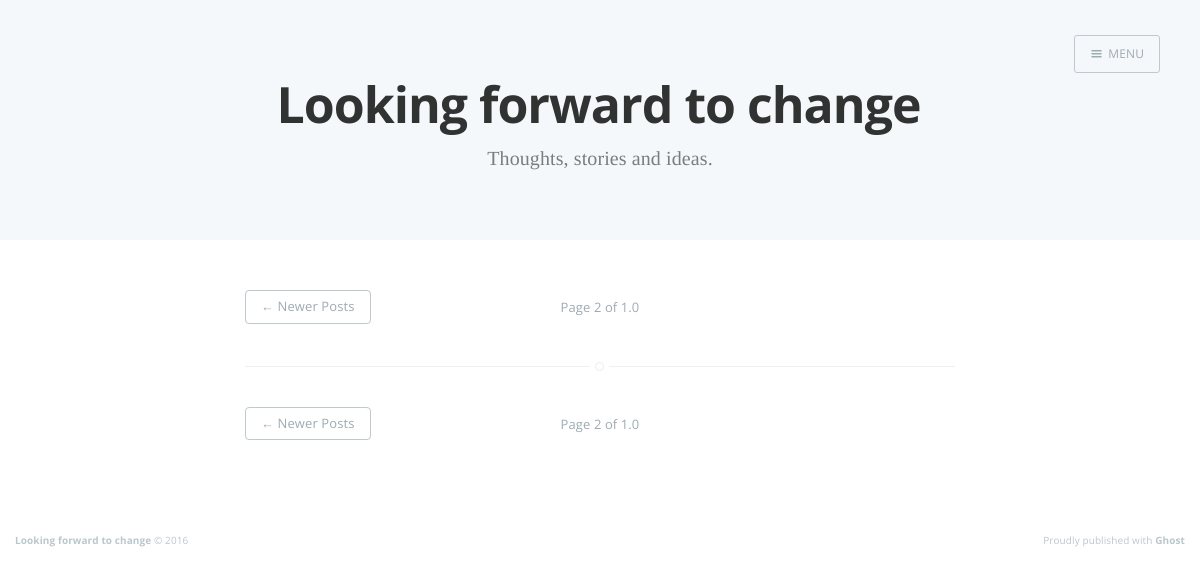
The app's page /blogs?page=2, older data.
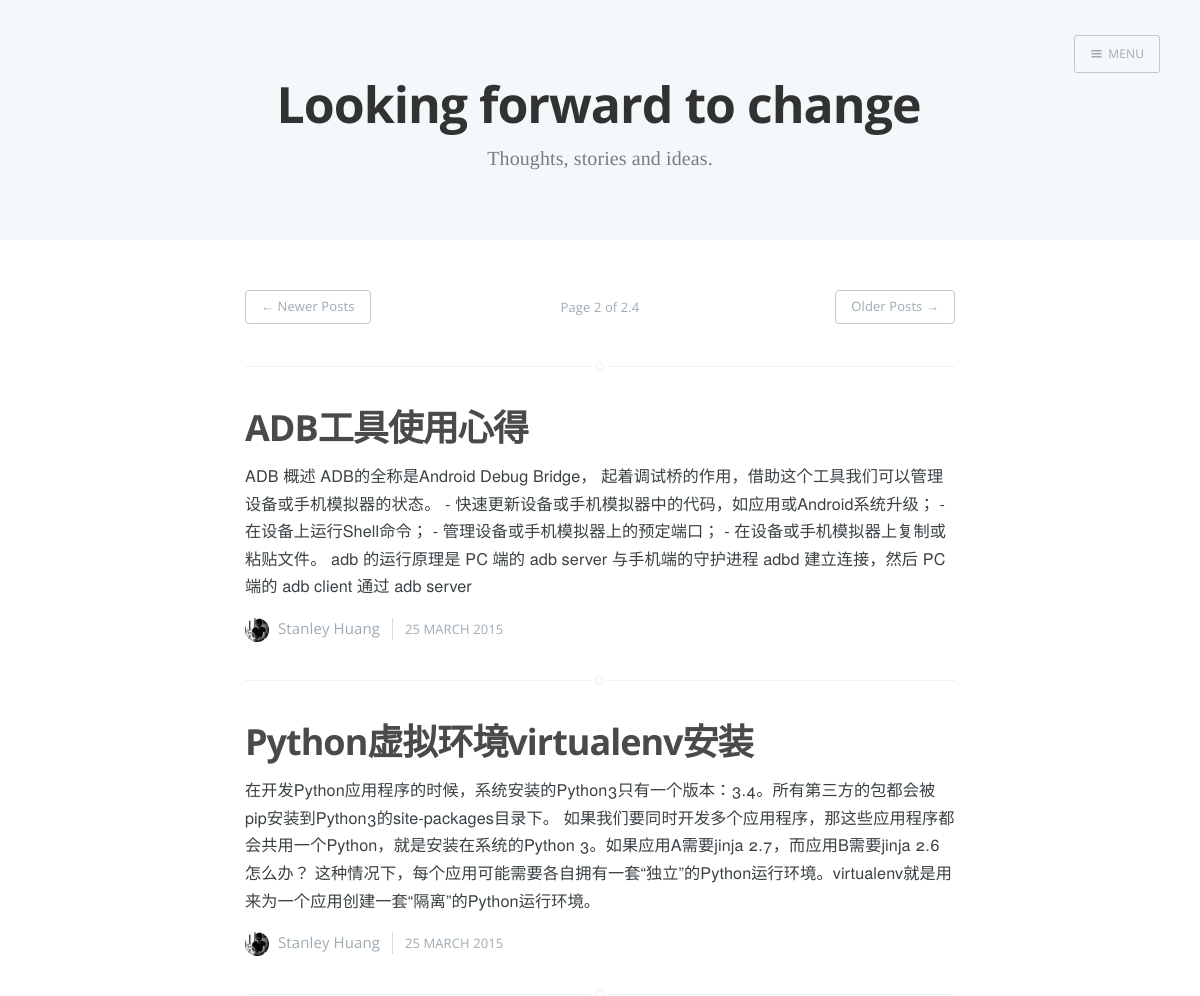
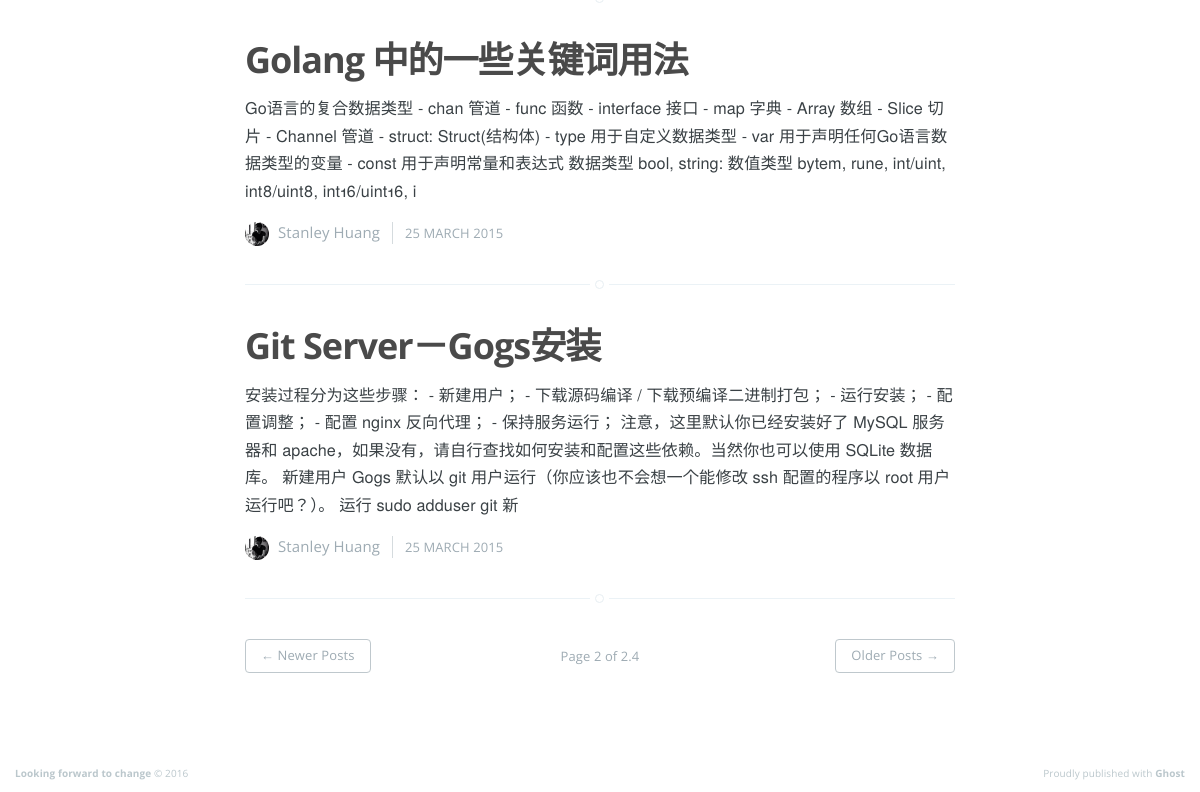
The same page, newer data (2 pictures, top to bottom).
### models.py (models this page shows, shortened)
class BaseModel(Model):
    class Meta:
        database = datebase

class Post(BaseModel):
    title = CharField(index=True, unique=True)
    content = TextField()
    timestamp = DateTimeField(default=datetime.now, index=True)
    status = IntegerField(default=PUBLISH_STATUS)
    user = ForeignKeyField(User)
    class Meta:
        order_by = ('-timestamp',)
    def get_brief(self):
        brief = self.content
        filters = ['*', '#', '`', '>']
        for filter in filters:
            brief = brief.replace(filter, '')
        if len(brief) > 250:
            return brief[0:250]
        else:
            return brief

### view.py (the view)
@app.route("/", methods=['GET'])
@app.route("/blogs", methods=['GET'])
def post_index():
    if not request.method == 'GET':
        return MethodNotAllowed
    page = request.args.get('page', 1, type=int)
    public_posts = (Post.select()
                    .where(Post.status == 0)
                    .order_by(Post.timestamp.desc()).paginate(page, PER_PAGE_NUM))
    public_labels = Label.select()
    return render_template("index.html", posts=public_posts,
                           total=get_total_page(), page=page, labels=public_labels)

### view.py (called while the page is built)
def get_total_page():
    count = Post.select().where(Post.status == 0).count()
    return (count / PER_PAGE_NUM + 1) \
        if count % PER_PAGE_NUM != 0 else (count / PER_PAGE_NUM)

### templates/index.html (shortened to what this page needs)
<!DOCTYPE html>
<html>
<head>
    <link rel="stylesheet" type="text/css" href="/static/css/screen.css?v=a5427482e1"/>
</head>
<body class="paged archive-template nav-closed">
<div class="site-wrapper">
    <header class="main-header no-cover">
        <nav class="main-nav overlay clearfix">
            <a class="menu-button icon-menu" href="#"><span class="word">Menu</span></a>
        </nav>
        <div class="vertical">
            <div class="main-header-content inner">
                <h1 class="page-title">Looking forward to change</h1>
                <h2 class="page-description">Thoughts, stories and ideas.</h2>
            </div>
        </div>
    </header>
    <main id="content" class="content" role="main">
        <div class="extra-pagination inner">
            <nav class="pagination" role="navigation">
                {% if page > 1 %}
                <a class="newer-posts" href="blogs?page={{ page-1 }}">&larr; Newer Posts</a>
                {%  endif %}
                <span class="page-number">Page {{ page }} of {{ total }}</span>
                {% if page < total %}
                <a class="older-posts" href="blogs?page={{ page+1 }}">Older Posts &rarr;</a>
                {% endif %}
            </nav>
        </div>
        {% for post in posts %}
        <article class="post">
            <header class="post-header">
                <h2 class="post-title"><a href="blogs/{{ post.id }}">{{
                    post.title }}</a></h2>
            </header>
            <section class="post-excerpt">
                <p>
                    {{ post.get_brief() }}
                </p>
            </section>
            <footer class="post-meta">
                <img class="author-thumb" src="/static/img/touxiang.jpg"
                     alt="Author image" nopin="nopin"/>
                <a href="/author/daniel/">Stanley Huang</a>
                <time class="post-date" datetime="2015-03-25">25 March 2015</time>
            </footer>
        </article>
        {% endfor %}
        <nav class="pagination" role="navigation">
            {% if page > 1 %}
            <a class="newer-posts" href="blogs?page={{ page-1 }}">
                &larr; Newer Posts
            </a>
            {% endif %}
            <span class="page-number">Page {{ page }} of {{ total }}</span>
            {% if page < total %}
            <a class="older-posts" href="blogs?page={{ page+1 }}">Older Posts &rarr;</a>
            {% endif %}
        </nav>
    </main>
    <footer class="site-footer clearfix">
        <section class="copyright"><a href="#">Looking forward to change</a> &copy; 2016
        </section>
        <section class="poweredby">Proudly published with <a href="#">Ghost</a></section>
    </footer>
</div>
</body>
</html>

Row changes from the older to the newer data that the page shows:
now on this page (row edited): Post: title "ADB工具使用心得", get_brief "ADB 概述 ADB的全称是Android Debug Bridge， 起着调试桥的作用，借助这个工具我们可以管理设备或手机模拟器的状态。 - 快速更新设备或手机模拟器中的代码，如应用或Android系统升级； - 在设备上运行Shell命令； - 管理设备或手机模拟器上的预定端口； - 在设备或手机模拟器上复制或粘贴文件。 adb 的运行原理是 PC 端的 adb server 与手机端的守护进程 adbd 建立连接，然后 PC 端的 adb client 通过 adb server"
now on this page (row edited): Post: title "Python虚拟环境virtualenv安装", get_brief "在开发Python应用程序的时候，系统安装的Python3只有一个版本：3.4。所有第三方的包都会被pip安装到Python3的site-packages目录下。 如果我们要同时开发多个应用程序，那这些应用程序都会共用一个Python，就是安装在系统的Python 3。如果应用A需要jinja 2.7，而应用B需要jinja 2.6怎么办？ 这种情况下，每个应用可能需要各自拥有一套“独立”的Python运行环境。virtualenv就是用来为一个应用创建一套“隔离”的Python运行环境。"
now on this page (row edited): Post: title "Golang 中的一些关键词用法", get_brief "Go语言的复合数据类型 - chan 管道 - func 函数 - interface 接口 - map 字典 - Array 数组 - Slice 切片 - Channel 管道 - struct: Struct(结构体) - type 用于自定义数据类型 - var 用于声明任何Go语言数据类型的变量 - const 用于声明常量和表达式 数据类型 bool, string: 数值类型 bytem, rune, int/uint, int8/uint8, int16/uint16, i"
now on this page (row edited): Post: title "Git Server－Gogs安装", get_brief "安装过程分为这些步骤： - 新建用户； - 下载源码编译 / 下载预编译二进制打包； - 运行安装； - 配置调整； - 配置 nginx 反向代理； - 保持服务运行； 注意，这里默认你已经安装好了 MySQL 服务器和 apache，如果没有，请自行查找如何安装和配置这些依赖。当然你也可以使用 SQLite 数据库。 新建用户 Gogs 默认以 git 用户运行（你应该也不会想一个能修改 ssh 配置的程序以 root 用户运行吧？）。 运行 sudo adduser git 新"
Text that changed along with them:
{{ total }}: "1.0" → "2.4"
text now shown: "Older Posts → Older Posts →"
